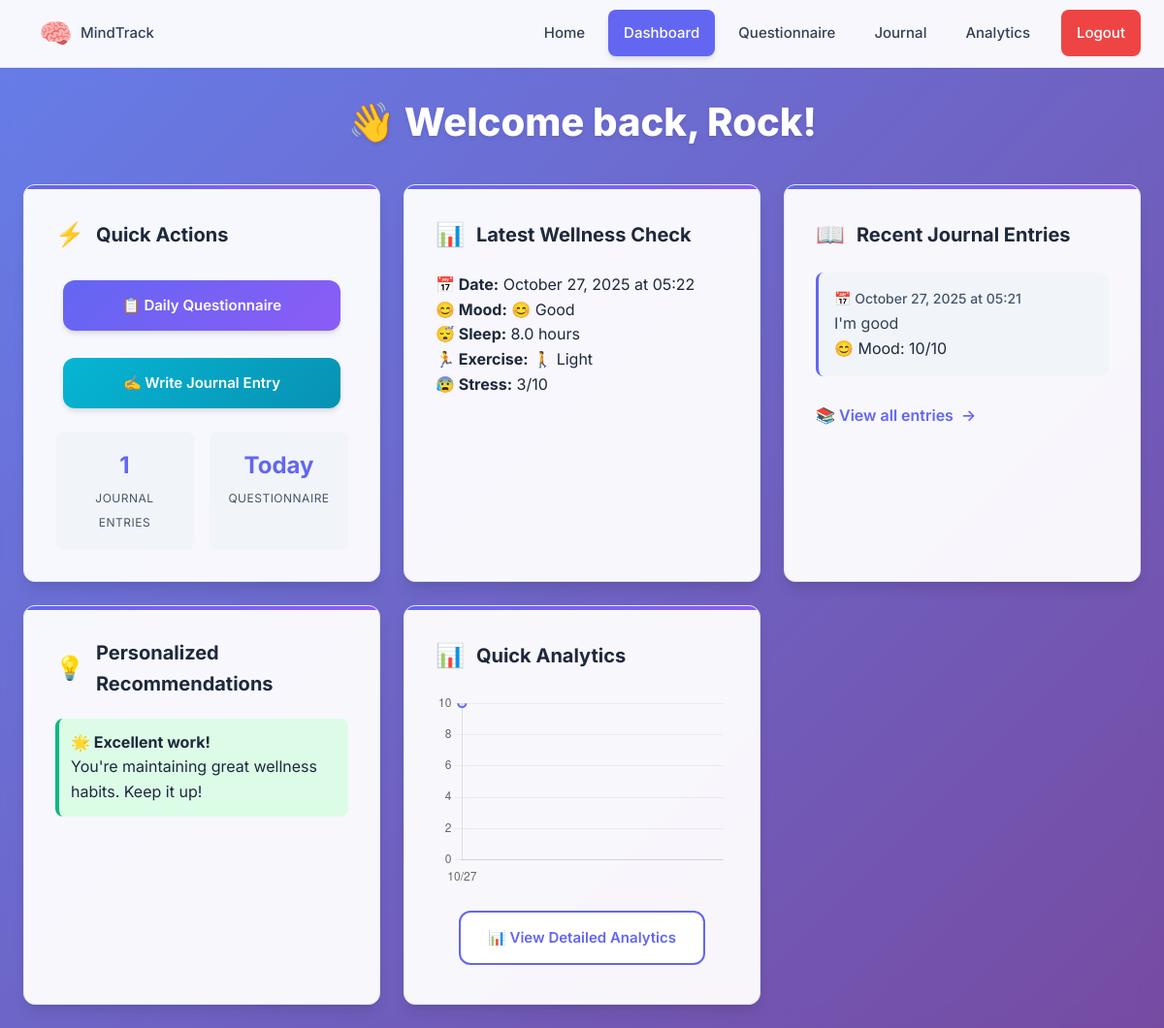
Page /dashboard (signed in) on the committed database.
### models.py (models this page shows, shortened)
class User(db.Model, UserMixin):
    __tablename__ = "user"
    id = db.Column(db.Integer, primary_key=True)
    username = db.Column(db.String(20), unique=True, nullable=False)
    password_hash = db.Column(db.String(200), nullable=False)
    @staticmethod
    def get(user_id):
        return User.query.get(int(user_id))

class QuestionnaireResponse(db.Model):
    __tablename__ = "questionnaire_response"
    id = db.Column(db.Integer, primary_key=True)
    user_id = db.Column(db.Integer, db.ForeignKey('user.id'), nullable=False)
    mood = db.Column(db.String(50))
    sleep_hours = db.Column(db.Float)
    exercise = db.Column(db.String(50))
    stress_level = db.Column(db.Integer)  # 1-10 scale
    created_at = db.Column(db.DateTime, default=datetime.utcnow)
    user = db.relationship('User', backref=db.backref('questionnaire_responses', lazy=True))

class JournalEntry(db.Model):
    __tablename__ = "journal_entry"
    id = db.Column(db.Integer, primary_key=True)
    user_id = db.Column(db.Integer, db.ForeignKey('user.id'), nullable=False)
    content = db.Column(db.Text, nullable=False)
    mood_rating = db.Column(db.Integer)  # 1-10 scale
    created_at = db.Column(db.DateTime, default=datetime.utcnow)
    user = db.relationship('User', backref=db.backref('journal_entries', lazy=True))

### app.py (the view)
@app.route('/dashboard')
@login_required
def dashboard():
    recent_entries = JournalEntry.query.filter_by(user_id=current_user.id).order_by(JournalEntry.created_at.desc()).limit(5).all()
    latest_response = QuestionnaireResponse.query.filter_by(user_id=current_user.id).order_by(QuestionnaireResponse.created_at.desc()).first()
    today = date.today()
    from datetime import timedelta
    week_ago = today - timedelta(days=7)
    mood_data = JournalEntry.query.filter(
        JournalEntry.user_id == current_user.id,
        JournalEntry.created_at >= week_ago
    ).order_by(JournalEntry.created_at.asc()).all()
    wellness_data = QuestionnaireResponse.query.filter(
        QuestionnaireResponse.user_id == current_user.id,
        QuestionnaireResponse.created_at >= week_ago
    ).order_by(QuestionnaireResponse.created_at.asc()).all()
    return render_template('dashboard.html',
                         user=current_user,
                         entries=recent_entries,
                         latest_response=latest_response,
                         today=today,
                         mood_data=mood_data,
                         wellness_data=wellness_data)

### app.py (called while the page is built)
@login_manager.user_loader
def load_user(user_id):
    return User.get(user_id)

### templates/dashboard.html (shortened to what this page needs)
{% extends "layout.html" %}
{% block content %}
  <h1>👋 Welcome back, {{ user.username }}!</h1>
  <div class="dashboard-grid">
    <div class="dashboard-card">
      <h3 data-icon="⚡">Quick Actions</h3>
      <div class="action-buttons">
        <a href="{{ url_for('questionnaire') }}" class="btn btn-primary">📋 Daily Questionnaire</a>
        <a href="{{ url_for('journal') }}" class="btn btn-secondary">✍️ Write Journal Entry</a>
      </div>
      <div class="stats-grid">
        <div class="stat-item">
          <span class="stat-value">{{ entries|length if entries else 0 }}</span>
          <span class="stat-label">Journal Entries</span>
        </div>
        <div class="stat-item">
          <span class="stat-value">{{ "Today" if latest_response and latest_response.created_at.date() == today else "None" }}</span>
          <span class="stat-label">Questionnaire</span>
        </div>
      </div>
    </div>
    {% if latest_response %}
    <div class="dashboard-card">
      <h3 data-icon="📊">Latest Wellness Check</h3>
      <p><strong>📅 Date:</strong> {{ latest_response.created_at.strftime('%B %d, %Y at %H:%M') }}</p>
      <p><strong>😊 Mood:</strong>
        {% if latest_response.mood == 'excellent' %}🌟 Excellent
        {% elif latest_response.mood == 'good' %}😊 Good
        {% elif latest_response.mood == 'okay' %}😐 Okay
        {% elif latest_response.mood == 'poor' %}😔 Poor
        {% else %}😞 Terrible{% endif %}
      </p>
      <p><strong>😴 Sleep:</strong> {{ latest_response.sleep_hours }} hours</p>
      <p><strong>🏃 Exercise:</strong>
        {% if latest_response.exercise == 'none' %}❌ None
        {% elif latest_response.exercise == 'light' %}🚶 Light
        {% elif latest_response.exercise == 'moderate' %}🚴 Moderate
        {% else %}🏋️ Intense{% endif %}
      </p>
      <p><strong>😰 Stress:</strong> {{ latest_response.stress_level }}/10</p>
    </div>
    {% endif %}
    <div class="dashboard-card">
      <h3 data-icon="📖">Recent Journal Entries</h3>
      {% if entries %}
        {% for entry in entries %}
        <div class="journal-preview">
          <p class="entry-date">📅 {{ entry.created_at.strftime('%B %d, %Y at %H:%M') }}</p>
          <p class="entry-content">{{ entry.content[:120] }}{% if entry.content|length > 120 %}...{% endif %}</p>
          <p class="mood-rating">😊 Mood: {{ entry.mood_rating }}/10</p>
        </div>
        {% endfor %}
        <a href="{{ url_for('journal') }}" class="view-all-link">📚 View all entries</a>
      {% else %}
        <div style="text-align: center; padding: 20px; color: var(--gray-500);">
          <div style="font-size: 32px; margin-bottom: 12px;">📝</div>
          <p>No journal entries yet.</p>
          <a href="{{ url_for('journal') }}" class="btn btn-outline" style="margin-top: 12px;">✍️ Start writing</a>
        </div>
      {% endif %}
    </div>
    <div class="dashboard-card">
      <h3 data-icon="💡">Personalized Recommendations</h3>
      {% if latest_response %}
        <div>
          {% if latest_response.stress_level <= 3 and latest_response.sleep_hours >= 7 and latest_response.exercise != 'none' and latest_response.mood in ['good', 'excellent'] %}
            <div style="padding: 12px; background: #dcfce7; border-left: 4px solid var(--success-color); border-radius: 8px;">
              <p><strong>🌟 Excellent work!</strong><br>
              You're maintaining great wellness habits. Keep it up!</p>
            </div>
          {% endif %}
        </div>
      {% endif %}
    </div>
    <div class="dashboard-card">
      <h3 data-icon="📊">Quick Analytics</h3>
      <div class="chart-wrapper" style="height: 200px;">
        <canvas id="dashboardChart"></canvas>
      </div>
      <div style="text-align: center; margin-top: 16px;">
        <a href="{{ url_for('analytics') }}" class="btn btn-outline">📊 View Detailed Analytics</a>
      </div>
    </div>
  </div>
  <script>
    // Dashboard mini chart
    fetch('/api/chart-data')
      .then(response => response.json())
      .then(data => {
        document.getElementById('dashboardLoading').style.display = 'none';
        if (data.mood.data.length > 0) {
          const ctx = document.getElementById('dashboardChart').getContext('2d');
          new Chart(ctx, {
            type: 'line',
            data: {
              labels: data.mood.labels.slice(-7), // Last 7 days
              datasets: [{
                label: 'Mood',
                data: data.mood.data.slice(-7),
                borderColor: '#6366f1',
                backgroundColor: 'rgba(99, 102, 241, 0.1)',
                borderWidth: 2,
                fill: true,
                tension: 0.4,
                pointRadius: 4
              }]
            },
            options: {
              responsive: true,
              maintainAspectRatio: false,
              plugins: {
                legend: {
                  display: false
                }
              },
              scales: {
                y: {
                  beginAtZero: true,
                  max: 10,
                  grid: {
                    color: 'rgba(0,0,0,0.05)'
                  }
                },
                x: {
                  grid: {
                    display: false
                  }
                }
              }
            }
          });
        } else {
          document.getElementById('dashboardChart').style.display = 'none';
          document.getElementById('dashboardNoData').style.display = 'flex';
        }
      })
      .catch(error => {
        document.getElementById('dashboardLoading').style.display = 'none';
        document.getElementById('dashboardChart').style.display = 'none';
        document.getElementById('dashboardNoData').style.display = 'flex';
      });
  </script>
{% endblock %}

### templates/layout.html (shortened to what this page needs)
<!doctype html>
<html lang="en">
  <head>
    <link rel="stylesheet" href="{{ url_for('static', filename='styles.css') }}">
  </head>
  <body>
    <nav class="topnav">
      <div class="nav-container">
        <a href="{{ url_for('index') }}" class="nav-brand">MindTrack</a>
        <div class="nav-links">
          <a href="{{ url_for('index') }}" class="{% if request.endpoint == 'index' %}active{% endif %}">Home</a>
          {% if current_user.is_authenticated %}
            <a href="{{ url_for('dashboard') }}" class="{% if request.endpoint == 'dashboard' %}active{% endif %}">Dashboard</a>
            <a href="{{ url_for('questionnaire') }}" class="{% if request.endpoint == 'questionnaire' %}active{% endif %}">Questionnaire</a>
            <a href="{{ url_for('journal') }}" class="{% if request.endpoint == 'journal' %}active{% endif %}">Journal</a>
            <a href="{{ url_for('analytics') }}" class="{% if request.endpoint == 'analytics' %}active{% endif %}">Analytics</a>
            <a href="{{ url_for('logout') }}" class="logout-btn">Logout</a>
          {% else %}
            <a href="{{ url_for('register') }}" class="{% if request.endpoint == 'register' %}active{% endif %}">Register</a>
            <a href="{{ url_for('login') }}" class="{% if request.endpoint == 'login' %}active{% endif %}">Login</a>
          {% endif %}
        </div>
      </div>
    </nav>
    <main class="fade-in-up">
      {% block content %}{% endblock %}
    </main>
  </body>
</html>

### rows in the picture
User: username "Rock"
QuestionnaireResponse: created_at "Today", created_at "October 27, 2025 at 05:22", sleep_hours "8.0", stress_level "3"
JournalEntry: created_at "October 27, 2025 at 05:21", content "I'm good", mood_rating "10"

### other values in the picture
{{ entries|length if entries else 0 }} "1"
